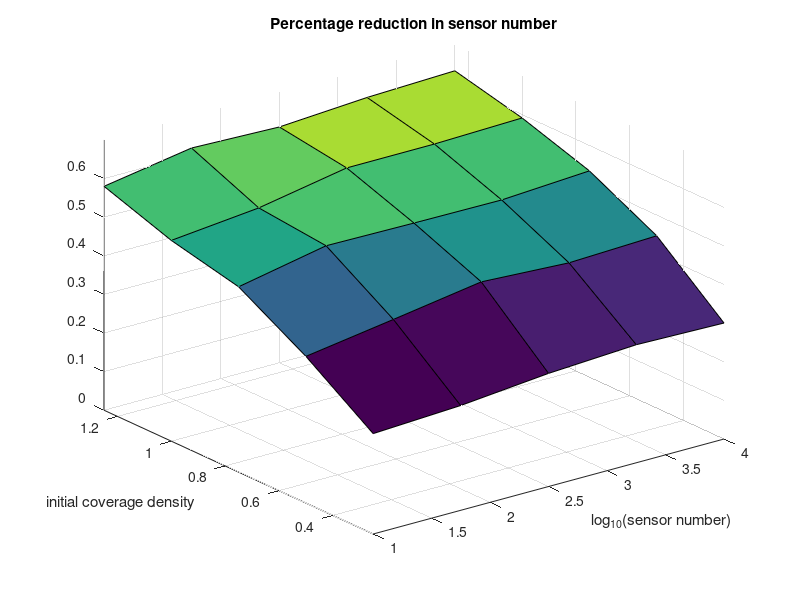
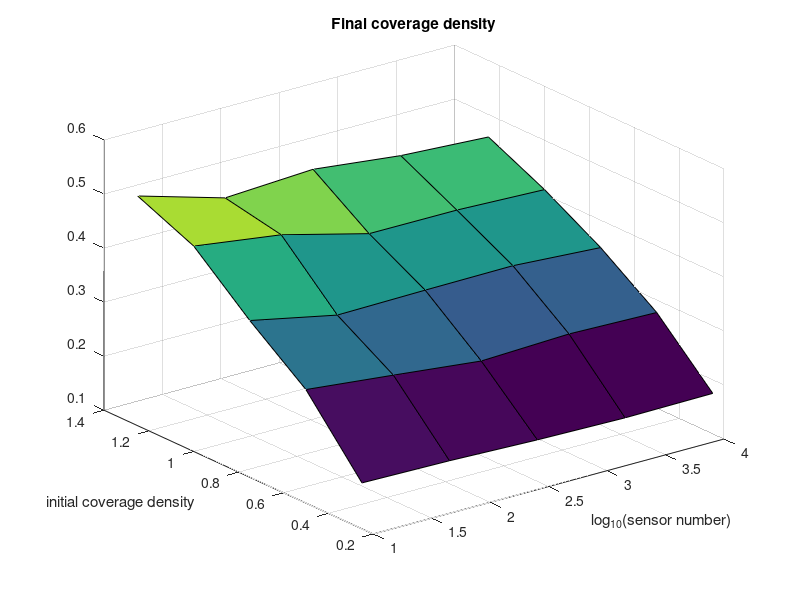
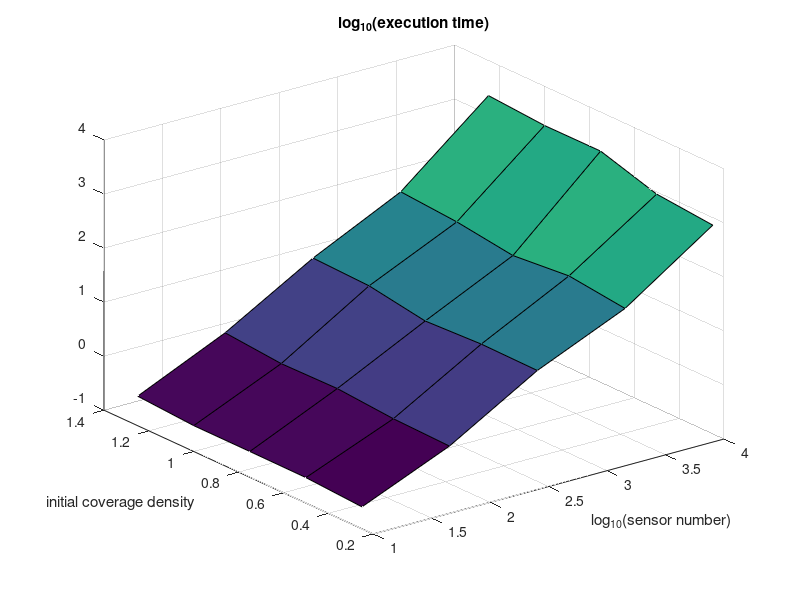

Source code (MATLAB) for these figures, in order:
clear all
close all
testScriptData=load('testScriptData28-Apr-2016.csv');
nrep = 1;
ndif = 5;
ndens = 5;
nsens = 5;
Q = reshape(testScriptData,nrep*ndif,ndens*nsens,[]);
Q = mean(Q);
Q = reshape(Q,ndens*nsens,[]);
X = log10(Q(1:ndens:end,1));
Y = Q(1:1:ndens,3);

h=figure(1);
Z = reshape((Q(:,1)-Q(:,2))./Q(:,1),length(X),length(Y));
surf(X,Y,Z)
title('Percentage reduction in sensor number')
xlabel('log_{10}(sensor number)')
ylabel('initial coverage density')
axis([1 4 .25 1.25 0 .7]) 

figure(2)
Z = reshape(Q(:,3).*Q(:,2)./Q(:,1),length(X),length(Y));
surf(X,Y,Z)
title('Final coverage density')
xlabel('log_{10}(sensor number)')
ylabel('initial coverage density')

figure(3)
Z = reshape(log10(Q(:,6)),length(X),length(Y));
surf(X,Y,Z)
title('log_{10}(execution time)')
xlabel('log_{10}(sensor number)')
ylabel('initial coverage density')

% P = reshape(testScriptData,nrep*ndif,ndens*nsens,[]);
% P1 = sqrt((0.5/ndif)*(P(1:2:end,:,:)-P(2:2:end,:,:)).^2);
% P1 = reshape(P1,ndens*nsens,[]);
% 
% figure(4)
% Z = reshape(P1(:,2)./Q(:,2),length(X),length(Y));
% surf(X,Y,Z)
% title(' Rel. standard deviation in final number: same config.')
% xlabel('log_{10}(sensor number)')
% ylabel('initial coverage density')

% P2 = (P(1:2:end,:,:) + P(2:2:end,:,:))/2;
% P2 = std(P2);
% P2 = reshape(P2,ndens*nsens,[]);
% 
% figure(5)
% Z = reshape(P2(:,2)./Q(:,2),length(X),length(Y));
% surf(X,Y,Z)
% title('Rel. standard deviation in final number: diff. configs.')
% xlabel('log_{10}(sensor number)')
% ylabel('initial coverage density')
